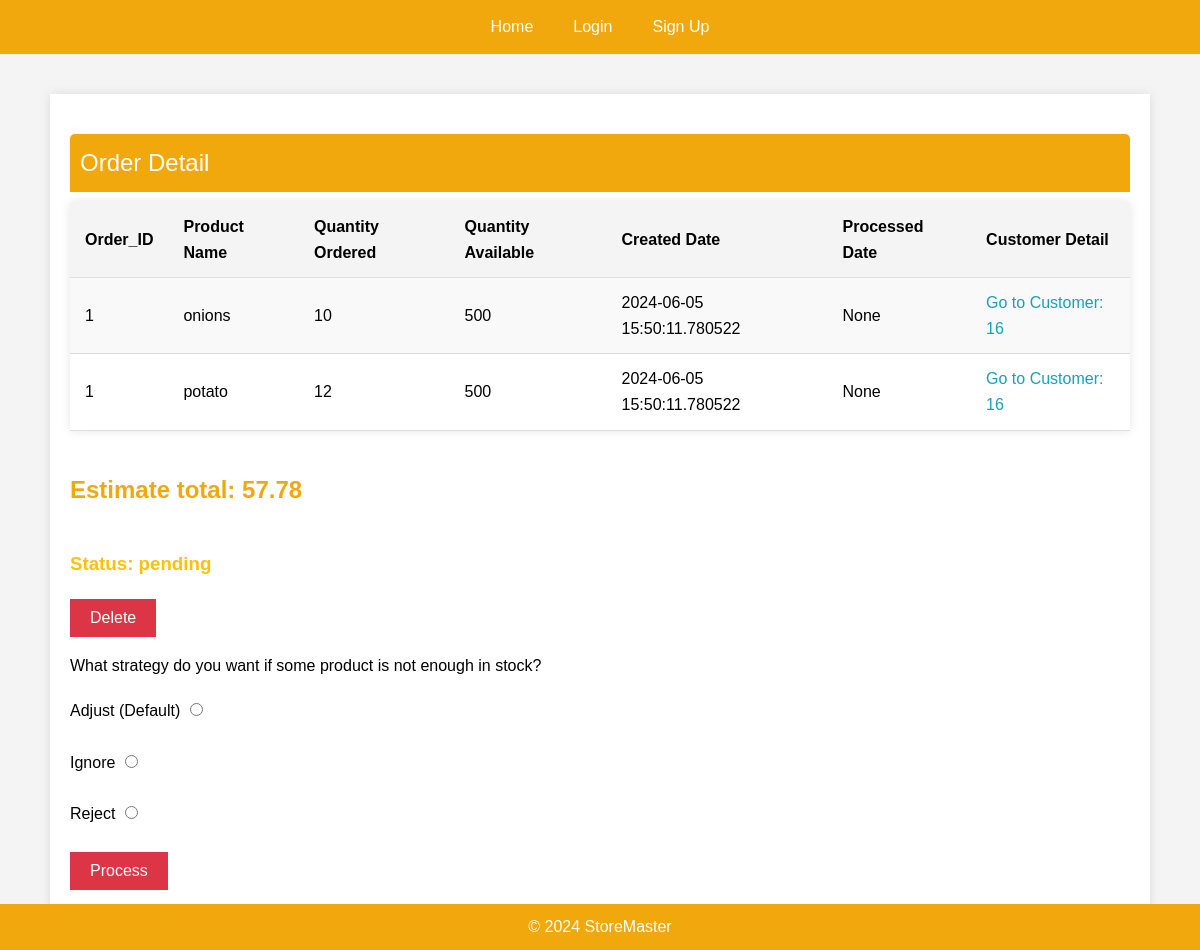
Screenshot of /orders/order/1 with the database file from the repository.
### StoreMaster/models.py (models this page shows, shortened)
class Order(db.Model):
    oid = mapped_column(Integer, primary_key=True)
    customer_id = mapped_column(
        Integer, ForeignKey("customer.cid", ondelete="CASCADE"), nullable=False)
    total = mapped_column(Numeric(10, 2), nullable=True)
    created = mapped_column(DateTime, nullable=False,
                            default=datetime.datetime.now())
    processed = mapped_column(DateTime, nullable=True)
    customer = relationship(
        "Customer", back_populates="orders")
    records = relationship(
        "ProductOrder", back_populates="order", cascade="all, delete")
    def estimate_total(self):
        estimate_total = 0
        for item in self.records:
            estimate_total += item.product.price*item.quantity
        return round(estimate_total, 2)

class ProductOrder(db.Model):
    iid = mapped_column(Integer, primary_key=True, nullable=False)
    order_id = mapped_column(Integer, ForeignKey(
        "order.oid", ondelete="CASCADE"), nullable=False)
    product_id = mapped_column(Integer, ForeignKey(
        "product.pid", ondelete="CASCADE"), nullable=False)
    quantity = mapped_column(Integer, nullable=False)
    order = relationship("Order", back_populates="records")
    product = relationship("Product", back_populates="records")

class Product(db.Model):
    pid = mapped_column(Integer, primary_key=True)
    name = mapped_column(String(200), nullable=False, unique=True)
    price = mapped_column(Float, nullable=False)
    available = mapped_column(Integer, nullable=False, default=500)
    records = relationship("ProductOrder", back_populates="product",
                           cascade="all, delete")

### StoreMaster/web_interface/orders.py (the view)
@orders_bp.route('/order/<int:order_id>', methods=['GET'])
def order_detail(order_id):
    order = db.get_or_404(Order, order_id,
                          description="The order is not found!")
    return render_template("order_detail.html", order=order)

### StoreMaster/templates/order_detail.html (shortened to what this page needs)
{% extends "base.html" %}
{% block content %}
<div class="block-content">
  <table>
    <caption>
      Order Detail
    </caption>
    <tr>
      <th>Order_ID</th>
      <th>Product Name</th>
      <th>Quantity Ordered</th>
      <th>Quantity Available</th>
      <th>Created Date</th>
      <th>Processed Date</th>
      <th>Customer Detail</th>
    </tr>
    {% for record in order.records %}
    <tr>
      <td>{{ order.oid }}</td>
      <td>{{ record.product.name }}</td>
      <td>{{ record.quantity }}</td>
      <td>{{ record.product.available }}</td>
      <td>{{ order.created }}</td>
      <td>{{ order.processed }}</td>
      <td>
        <a href="{{ url_for('customers_html.customer_detail', customer_id=order.customer_id) }}">Go to Customer: {{ order.customer_id }}</a>
      </td>
    </tr>
    {% else %}
    <tr>
      <td colspan="7">No results</td>
    </tr>
    {% endfor %}
  </table>
  <h2>Estimate total: {{ order.estimate_total() }}</h2>
  {% set class_name = "pending" %}
  {% if order.processed %}
  {% set class_name = "processed" %}
  {% endif %}
  <h3 class="{{ class_name }}">Status: {{ class_name }}</h3>
  <form method="POST" action="{{ url_for('orders_html.orders_delete', order_id=order.oid) }}">
    <button type="submit">Delete</button>
  </form>
  {% if not order.processed %}
  <p>What strategy do you want if some product is not enough in stock?</p>
  <form method="POST" action="{{ url_for('orders_html.orders_process', order_id=order.oid) }}">
    <label for="adjust">Adjust (Default)</label>
    <input type="radio" id="adjust" name="strategy" value="adjust" /><br /><br />
    <label for="ignore">Ignore</label>
    <input type="radio" id="ignore" name="strategy" value="ignore" /><br /><br />
    <label for="reject">Reject</label>
    <input type="radio" id="reject" name="strategy" value="reject" /><br /><br />
    <button type="submit">Process</button>
  </form>
  {% else %}
  <p>This order has been processed!</p>
  {% endif %}
</div>
{% endblock %}

### StoreMaster/static/style.css (style rules this page uses)
body, h1, a { margin: 0; padding: 0; }
body { font-family: Arial, sans-serif; line-height: 1.6; background-color: #f4f4f4; margin: 0; padding: 0; }
button, .btn { background-color: #f1a80c; color: white; border: none; padding: 10px 20px; cursor: pointer; font-size: 1em; }
.block-content { padding: 20px; background: white; margin: 20px 0; box-shadow: 0 0 10px rgba(0, 0, 0, 0.1); }
table { width: 100%; border-collapse: collapse; margin: 20px 0; background: white; box-shadow: 0 0 10px rgba(0, 0, 0, 0.1); }
table caption { font-size: 1.5em; margin-bottom: 10px; text-align: left; padding: 10px; background-color: #f1a80c; color: white; border-top-left-radius: 5px; border-top-right-radius: 5px; }
table th, table td { padding: 12px 15px; text-align: left; border-bottom: 1px solid #ddd; }
table th { background-color: #f4f4f4; font-weight: bold; }
table tr:nth-child(even) { background-color: #f9f9f9; }
table a { color: #17a2b8; text-decoration: none; }
h2 { color: #f1a80c; text-align: left; padding: 20px 0; }
h3.pending { color: #ffc107; }
form { margin-top: 20px; }
form button { background-color: #dc3545; border: none; color: white; padding: 10px 20px; cursor: pointer; font-size: 1em; }

### rows the page displays
ProductOrder: product.name "onions", quantity "10", product.available "500"
Order: oid "1", created "2024-06-05 15:50:11.780522", processed "None", customer_id "16"
ProductOrder: product.name "potato", quantity "12", product.available "500"
Product: estimate_total "57.78"

### other values shown
{{ class_name }} "pending"
